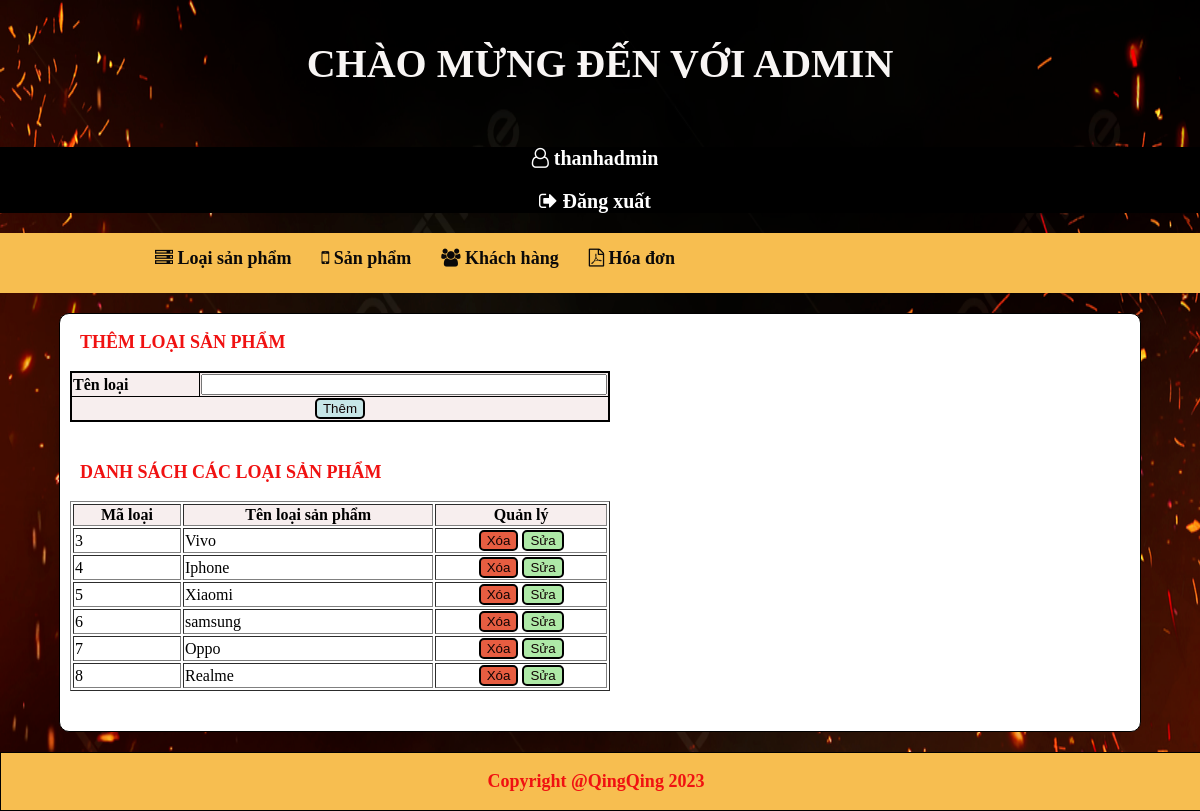
Page /admincp/index.php (signed in) on the committed database.
### tables this page shows
CREATE TABLE `tbl_loaisp` (
  `id_loai` int(11) NOT NULL,
  `tenloai` varchar(100) DEFAULT NULL
);

### admincp/modules/quanlyloaisp/lietke.php (the view, shortened to what this page needs)
<?php
    $sql_lietke_loaisp = "SELECT * FROM tbl_loaisp ORDER BY id_loai ASC";
    $query_lietke_loaisp = mysqli_query($mysqli,$sql_lietke_loaisp);
?>
<p style="padding-left: 20px;"> DANH SÁCH CÁC LOẠI SẢN PHẨM</p>
<table style="width:50%" border="1" style="border-collapse: collapse;" style="text-align: center;" class="tbl_lk">
  <tr class="title_lk">
    <th>Mã loại</th>
    <th> Tên loại sản phẩm </th>
    <th> Quản lý </th>
  </tr>
  <?php
  while($row = mysqli_fetch_array($query_lietke_loaisp)){
  ?>
  <tr>
    <td><?php echo $row['id_loai']?></td>
    <td><?php echo $row['tenloai']?></td>
    <td style="text-align: center">
        <a href="modules/quanlyloaisp/xuly.php?idloaisp=<?php echo $row['id_loai']?>">
          <input type="submit" style="background: #e75d41;" class="sub" name="xoasp" value="Xóa">
        </a>
        <a href="?action=quanlyloaisp&query=edit&idloaisp=<?php echo $row['id_loai']?>">
          <input type="submit" style="background: #aee9a7;"class="sub" name="suasp" value="Sửa">
        </a>
    </td>
  </tr>
  <?php
   }
  ?>
</table>

### admincp/css/styleAdmincp.css (style rules this page uses)
body { margin:0; padding:0; }
p { font-size: 18px; font-weight: bold; color: rgb(240, 17, 17); padding-right: 10px; }
a { text-decoration: none; }
.title_lk { background:#f7eeee; }
.tbl_lk { margin: 0 0 40px 10px; }
.sub { width: auto; background-color: #c7e6e7; border: 2px solid #000; border-radius: 5px; color: rgb(17, 4, 4); }

### rows in the picture
tbl_loaisp: id_loai "3", tenloai "Vivo"
tbl_loaisp: id_loai "4", tenloai "Iphone"
tbl_loaisp: id_loai "5", tenloai "Xiaomi"
tbl_loaisp: id_loai "6", tenloai "samsung"
tbl_loaisp: id_loai "7", tenloai "Oppo"
tbl_loaisp: id_loai "8", tenloai "Realme"

### other values in the picture
$_SESSION['login'] "thanhadmin"
